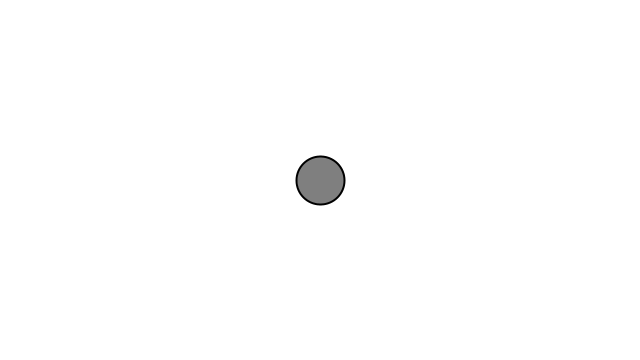
Frame 1 (no input)
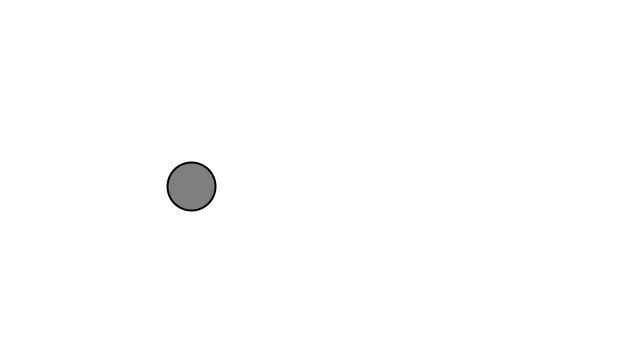
Frame 60 (the mouse pressed at the canvas centre just before this capture)
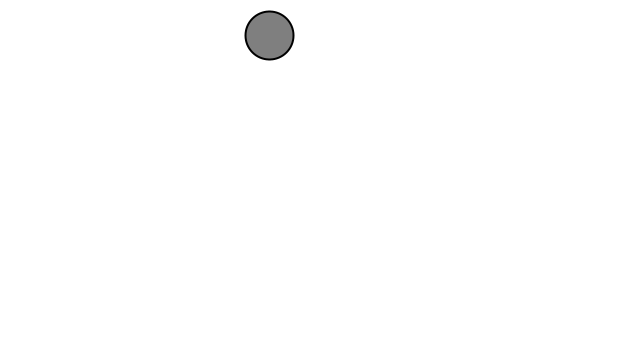
Frame 120 (the mouse held since frame 60 and released just before this capture)

The Processing sketch that drew these frames (run headless with seeded random() and noise(); from frame 60 on, the mouse is pressed at the canvas centre):

// Processing sketch: acceleration
// ── acceleration.pde
Mover m;

void setup() {
  size(640,360);
  m = new Mover();
}

void draw() {
  background(255);
  m.update();
  m.edges();
  m.display();
}

// ── Ball.pde
class Mover {
  PVector position;
  PVector velocity;
  PVector acceleration;
 
  Mover() {
    position = new PVector(width/2,height/2);
    velocity = new PVector(0,0);
    acceleration = new PVector(0,0);
  }
  
  void update(){
    acceleration = PVector.random2D();
    
    velocity.add(acceleration);
    position.add(velocity);
    
    velocity.limit(5);
  }
  
  void edges() {
  if (position.x > width)   position.x = 0;
  if (position.x < 0)       position.x = width;
  if (position.y > height)  position.y = 0;
  if (position.y < 0)       position.y = height;
  }
 
  void display() {
    stroke(0);
    strokeWeight(2);
    fill(127);
    ellipse(position.x,position.y,48,48);
  }
}
